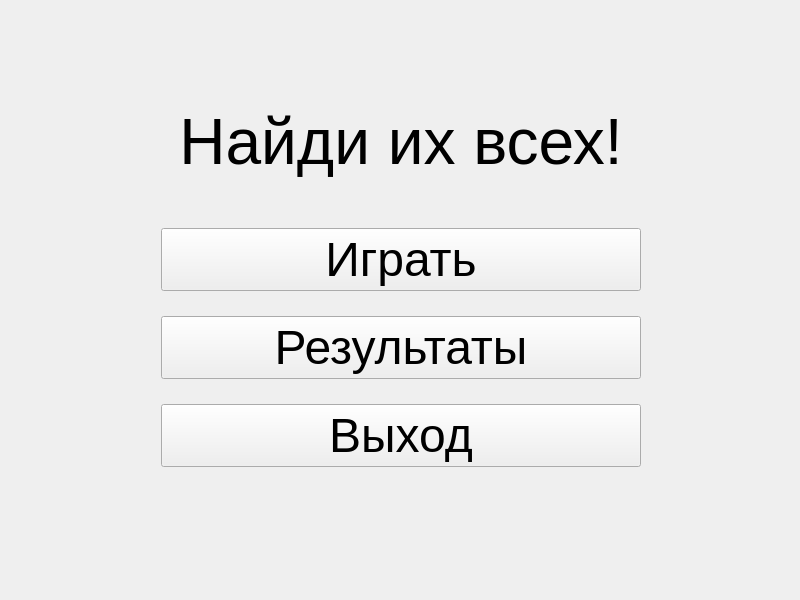
<?xml version="1.0" encoding="UTF-8"?>
<ui version="4.0">
 <class>MainWindow</class>
 <widget class="QMainWindow" name="MainWindow">
  <property name="geometry">
   <rect>
    <x>0</x>
    <y>0</y>
    <width>800</width>
    <height>600</height>
   </rect>
  </property>
  <property name="sizePolicy">
   <sizepolicy hsizetype="Minimum" vsizetype="Minimum">
    <horstretch>0</horstretch>
    <verstretch>0</verstretch>
   </sizepolicy>
  </property>
  <property name="minimumSize">
   <size>
    <width>800</width>
    <height>600</height>
   </size>
  </property>
  <property name="maximumSize">
   <size>
    <width>800</width>
    <height>600</height>
   </size>
  </property>
  <property name="windowTitle">
   <string>Главное меню</string>
  </property>
  <widget class="QWidget" name="centralWidget">
   <widget class="QWidget" name="layoutWidget">
    <property name="geometry">
     <rect>
      <x>150</x>
      <y>70</y>
      <width>502</width>
      <height>408</height>
     </rect>
    </property>
    <layout class="QVBoxLayout" name="verticalLayout">
     <property name="spacing">
      <number>25</number>
     </property>
     <item>
      <widget class="QLabel" name="nameLabel">
       <property name="font">
        <font>
         <pointsize>48</pointsize>
        </font>
       </property>
       <property name="text">
        <string>Найди их всех!</string>
       </property>
       <property name="alignment">
        <set>Qt::AlignCenter</set>
       </property>
      </widget>
     </item>
     <item>
      <widget class="QPushButton" name="startButton">
       <property name="font">
        <font>
         <pointsize>36</pointsize>
        </font>
       </property>
       <property name="text">
        <string>Играть</string>
       </property>
      </widget>
     </item>
     <item>
      <widget class="QPushButton" name="resultButton">
       <property name="font">
        <font>
         <pointsize>36</pointsize>
        </font>
       </property>
       <property name="text">
        <string>Результаты</string>
       </property>
      </widget>
     </item>
     <item>
      <widget class="QPushButton" name="exitButton">
       <property name="font">
        <font>
         <pointsize>36</pointsize>
        </font>
       </property>
       <property name="text">
        <string>Выход</string>
       </property>
      </widget>
     </item>
    </layout>
   </widget>
  </widget>
  <widget class="QMenuBar" name="menuBar">
   <property name="geometry">
    <rect>
     <x>0</x>
     <y>0</y>
     <width>800</width>
     <height>21</height>
    </rect>
   </property>
  </widget>
  <action name="action">
   <property name="text">
    <string>Справка</string>
   </property>
  </action>
  <action name="helpAction">
   <property name="text">
    <string>Справка</string>
   </property>
  </action>
 </widget>
 <layoutdefault spacing="6" margin="11"/>
 <resources/>
 <connections/>
</ui>
